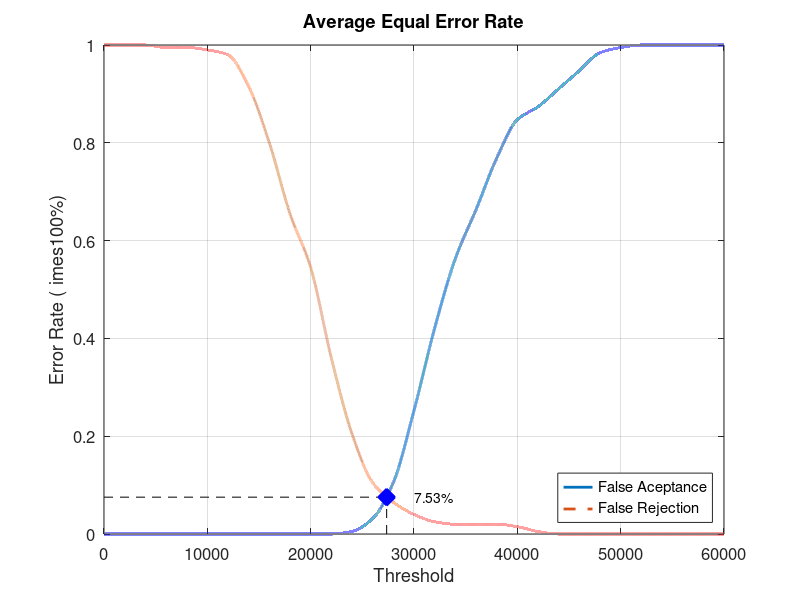
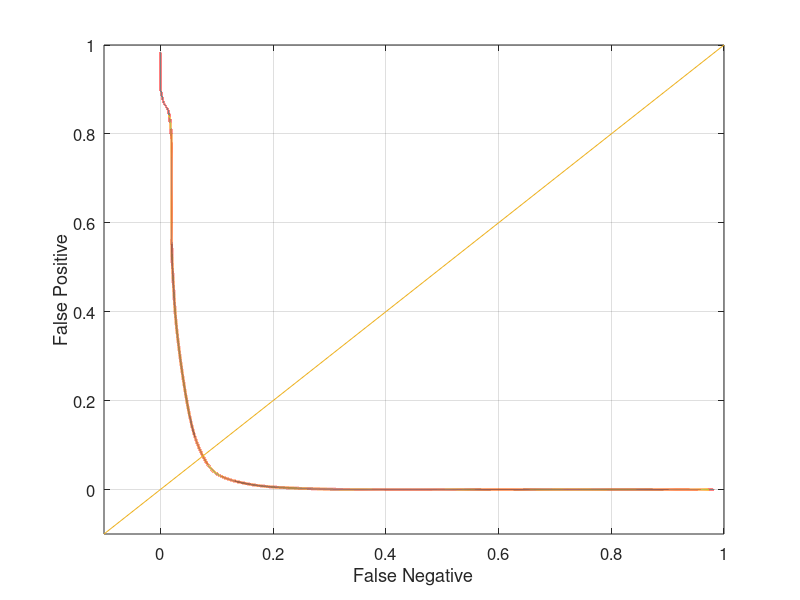

Here is the MATLAB script that generated these plots, in order:
close all;
clear;
clc;
x = 0:2000:60000;
xq = 0:0.5:60000;

y0 = [0 0 0 0 0 0 0 0 0 0 0 0 0.00526316 0.0315789 0.105263 0.252632 0.421053 0.563158 0.663158 0.768421 0.847368 0.873684 0.910526 0.947368 0.984211 0.994737 1 1 1 1 1]
yy0 = interp1(x, y0, xq, 'pchip');
y1 = [1 1 1 0.995 0.995 0.99 0.98 0.915 0.8 0.655 0.545 0.36 0.205 0.105 0.065 0.04 0.025 0.02 0.02 0.02 0.015 0.005 0 0 0 0 0 0 0 0 0]
yy1 = interp1(x, y1, xq, 'pchip');

% Calculating EER: 
y2 = abs(y0 - y1);
find(y2 == min(y2))
yy2 = abs(yy0 - yy1);
xEER = find(yy2 == min(yy2));
xEERIndex = xq(xEER) % X-axis EER
yEER = yy0(xEER) % Y-axis EER

main = figure
plot(xq, yy0,'-','LineWidth', 2);	hold on
plot(xq, yy1,'--','LineWidth', 2);	hold on
plot([xEERIndex xEERIndex], [0 yEER], 'k--');	hold on
plot([0 xEERIndex], [yEER yEER], 'k--');	hold on
plot(xEERIndex, yEER, 'bx', 'LineWidth', 10);	hold on
text(xEERIndex + 10 * xEERIndex / 100, yEER, [num2str(round((10000 * yEER)) / 100) '%'])
legend('False Aceptance', 'False Rejection', 'Location', 'SouthEast')
xlabel('Threshold')
ylabel('Error Rate (	imes100%)')
title('Average Equal Error Rate')
set(gca, 'FontSize', 12)
axis([0 60000 0 1])
grid on

print(main, 'Database2_1Main', '-dpng');
FNRxFPR = figure('Color', [1 1 1]);
plot(yy1, yy0, '-', yy1, yy0, 'LineWidth', 2);
hold on
y = -0.1:0.1:1
plot(y, y); 
set(gca, 'FontSize', 12)
xlabel('False Negative')
ylabel('False Positive')
axis([-0.1 1 -0.1 1])
set(gca, 'FontSize', 12)
grid on

print(FNRxFPR, 'Database2_1FNRxFPR','-dpng');
